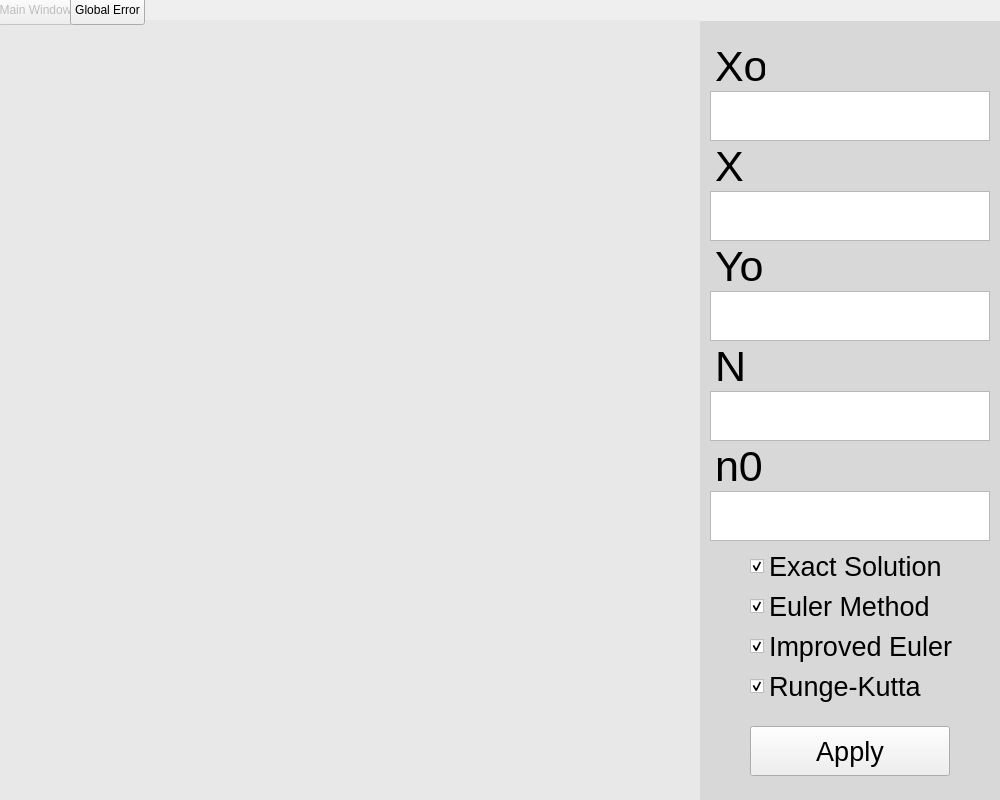
<?xml version="1.0" encoding="UTF-8"?>
<ui version="4.0">
 <class>MainWindow</class>
 <widget class="QMainWindow" name="MainWindow">
  <property name="geometry">
   <rect>
    <x>0</x>
    <y>0</y>
    <width>1000</width>
    <height>800</height>
   </rect>
  </property>
  <property name="sizePolicy">
   <sizepolicy hsizetype="Fixed" vsizetype="Fixed">
    <horstretch>0</horstretch>
    <verstretch>0</verstretch>
   </sizepolicy>
  </property>
  <property name="minimumSize">
   <size>
    <width>1000</width>
    <height>800</height>
   </size>
  </property>
  <property name="maximumSize">
   <size>
    <width>1000</width>
    <height>800</height>
   </size>
  </property>
  <property name="windowTitle">
   <string>DE-Computational Practicum</string>
  </property>
  <property name="styleSheet">
   <string notr="true"/>
  </property>
  <widget class="QWidget" name="centralwidget">
   <widget class="QLabel" name="settings_background">
    <property name="geometry">
     <rect>
      <x>700</x>
      <y>21</y>
      <width>300</width>
      <height>785</height>
     </rect>
    </property>
    <property name="styleSheet">
     <string notr="true">background-color: rgba(200, 200, 200, 150);</string>
    </property>
    <property name="text">
     <string/>
    </property>
   </widget>
   <widget class="QLabel" name="x0_lbl">
    <property name="geometry">
     <rect>
      <x>715</x>
      <y>41</y>
      <width>50</width>
      <height>50</height>
     </rect>
    </property>
    <property name="font">
     <font>
      <pointsize>32</pointsize>
      <weight>50</weight>
      <italic>false</italic>
      <bold>false</bold>
      <underline>false</underline>
     </font>
    </property>
    <property name="layoutDirection">
     <enum>Qt::LeftToRight</enum>
    </property>
    <property name="text">
     <string>Xo</string>
    </property>
    <property name="textFormat">
     <enum>Qt::PlainText</enum>
    </property>
    <property name="alignment">
     <set>Qt::AlignLeading|Qt::AlignLeft|Qt::AlignVCenter</set>
    </property>
   </widget>
   <widget class="QTextEdit" name="x0_txtbox">
    <property name="geometry">
     <rect>
      <x>710</x>
      <y>91</y>
      <width>280</width>
      <height>50</height>
     </rect>
    </property>
    <property name="font">
     <font>
      <pointsize>25</pointsize>
     </font>
    </property>
    <property name="styleSheet">
     <string notr="true"/>
    </property>
   </widget>
   <widget class="QTextEdit" name="x_txtbox">
    <property name="geometry">
     <rect>
      <x>710</x>
      <y>191</y>
      <width>280</width>
      <height>50</height>
     </rect>
    </property>
    <property name="font">
     <font>
      <pointsize>25</pointsize>
     </font>
    </property>
    <property name="styleSheet">
     <string notr="true"/>
    </property>
   </widget>
   <widget class="QLabel" name="x_lbl">
    <property name="geometry">
     <rect>
      <x>715</x>
      <y>141</y>
      <width>50</width>
      <height>50</height>
     </rect>
    </property>
    <property name="font">
     <font>
      <pointsize>32</pointsize>
      <weight>50</weight>
      <italic>false</italic>
      <bold>false</bold>
      <underline>false</underline>
     </font>
    </property>
    <property name="layoutDirection">
     <enum>Qt::LeftToRight</enum>
    </property>
    <property name="text">
     <string>X</string>
    </property>
    <property name="textFormat">
     <enum>Qt::PlainText</enum>
    </property>
    <property name="alignment">
     <set>Qt::AlignLeading|Qt::AlignLeft|Qt::AlignVCenter</set>
    </property>
   </widget>
   <widget class="QTextEdit" name="y0_txtbox">
    <property name="geometry">
     <rect>
      <x>710</x>
      <y>291</y>
      <width>280</width>
      <height>50</height>
     </rect>
    </property>
    <property name="font">
     <font>
      <pointsize>25</pointsize>
     </font>
    </property>
    <property name="styleSheet">
     <string notr="true"/>
    </property>
   </widget>
   <widget class="QTextEdit" name="n_txtbox">
    <property name="geometry">
     <rect>
      <x>710</x>
      <y>391</y>
      <width>280</width>
      <height>50</height>
     </rect>
    </property>
    <property name="font">
     <font>
      <pointsize>25</pointsize>
     </font>
    </property>
    <property name="styleSheet">
     <string notr="true"/>
    </property>
   </widget>
   <widget class="QLabel" name="y0_lbl">
    <property name="geometry">
     <rect>
      <x>715</x>
      <y>241</y>
      <width>50</width>
      <height>50</height>
     </rect>
    </property>
    <property name="font">
     <font>
      <pointsize>32</pointsize>
      <weight>50</weight>
      <italic>false</italic>
      <bold>false</bold>
      <underline>false</underline>
     </font>
    </property>
    <property name="layoutDirection">
     <enum>Qt::LeftToRight</enum>
    </property>
    <property name="text">
     <string>Yo</string>
    </property>
    <property name="textFormat">
     <enum>Qt::PlainText</enum>
    </property>
    <property name="alignment">
     <set>Qt::AlignLeading|Qt::AlignLeft|Qt::AlignVCenter</set>
    </property>
   </widget>
   <widget class="QLabel" name="n_lbl">
    <property name="geometry">
     <rect>
      <x>715</x>
      <y>341</y>
      <width>50</width>
      <height>50</height>
     </rect>
    </property>
    <property name="font">
     <font>
      <pointsize>32</pointsize>
      <weight>50</weight>
      <italic>false</italic>
      <bold>false</bold>
      <underline>false</underline>
     </font>
    </property>
    <property name="layoutDirection">
     <enum>Qt::LeftToRight</enum>
    </property>
    <property name="text">
     <string>N</string>
    </property>
    <property name="textFormat">
     <enum>Qt::PlainText</enum>
    </property>
    <property name="alignment">
     <set>Qt::AlignLeading|Qt::AlignLeft|Qt::AlignVCenter</set>
    </property>
   </widget>
   <widget class="QCheckBox" name="exact_checkBox">
    <property name="geometry">
     <rect>
      <x>750</x>
      <y>541</y>
      <width>191</width>
      <height>50</height>
     </rect>
    </property>
    <property name="font">
     <font>
      <pointsize>20</pointsize>
     </font>
    </property>
    <property name="text">
     <string>Exact Solution</string>
    </property>
    <property name="checked">
     <bool>true</bool>
    </property>
    <property name="tristate">
     <bool>false</bool>
    </property>
   </widget>
   <widget class="QCheckBox" name="euler_checkBox">
    <property name="geometry">
     <rect>
      <x>750</x>
      <y>581</y>
      <width>191</width>
      <height>50</height>
     </rect>
    </property>
    <property name="font">
     <font>
      <pointsize>20</pointsize>
     </font>
    </property>
    <property name="text">
     <string>Euler Method</string>
    </property>
    <property name="checked">
     <bool>true</bool>
    </property>
    <property name="tristate">
     <bool>false</bool>
    </property>
   </widget>
   <widget class="QCheckBox" name="improved_checkBox">
    <property name="geometry">
     <rect>
      <x>750</x>
      <y>621</y>
      <width>251</width>
      <height>50</height>
     </rect>
    </property>
    <property name="font">
     <font>
      <pointsize>20</pointsize>
     </font>
    </property>
    <property name="text">
     <string>Improved Euler </string>
    </property>
    <property name="checked">
     <bool>true</bool>
    </property>
    <property name="tristate">
     <bool>false</bool>
    </property>
   </widget>
   <widget class="QCheckBox" name="runge_checkBox">
    <property name="geometry">
     <rect>
      <x>750</x>
      <y>661</y>
      <width>191</width>
      <height>50</height>
     </rect>
    </property>
    <property name="font">
     <font>
      <pointsize>20</pointsize>
     </font>
    </property>
    <property name="text">
     <string>Runge-Kutta</string>
    </property>
    <property name="checked">
     <bool>true</bool>
    </property>
    <property name="tristate">
     <bool>false</bool>
    </property>
   </widget>
   <widget class="QPushButton" name="apply_btn">
    <property name="geometry">
     <rect>
      <x>750</x>
      <y>726</y>
      <width>200</width>
      <height>50</height>
     </rect>
    </property>
    <property name="font">
     <font>
      <pointsize>20</pointsize>
     </font>
    </property>
    <property name="text">
     <string>Apply</string>
    </property>
   </widget>
   <widget class="MplWidget" name="MplWidget" native="true">
    <property name="geometry">
     <rect>
      <x>0</x>
      <y>20</y>
      <width>700</width>
      <height>391</height>
     </rect>
    </property>
    <property name="styleSheet">
     <string notr="true">background-color: rgb(232, 232, 232);</string>
    </property>
   </widget>
   <widget class="QPushButton" name="to_main_window_btn">
    <property name="enabled">
     <bool>false</bool>
    </property>
    <property name="geometry">
     <rect>
      <x>-2</x>
      <y>-5</y>
      <width>75</width>
      <height>30</height>
     </rect>
    </property>
    <property name="styleSheet">
     <string notr="true"/>
    </property>
    <property name="text">
     <string>Main Window</string>
    </property>
    <property name="autoDefault">
     <bool>false</bool>
    </property>
    <property name="flat">
     <bool>false</bool>
    </property>
   </widget>
   <widget class="QPushButton" name="to_global_error_btn">
    <property name="geometry">
     <rect>
      <x>70</x>
      <y>-5</y>
      <width>75</width>
      <height>30</height>
     </rect>
    </property>
    <property name="text">
     <string>Global Error</string>
    </property>
    <property name="flat">
     <bool>false</bool>
    </property>
   </widget>
   <widget class="QLabel" name="n0_lbl">
    <property name="geometry">
     <rect>
      <x>715</x>
      <y>441</y>
      <width>50</width>
      <height>50</height>
     </rect>
    </property>
    <property name="font">
     <font>
      <pointsize>32</pointsize>
      <weight>50</weight>
      <italic>false</italic>
      <bold>false</bold>
      <underline>false</underline>
     </font>
    </property>
    <property name="layoutDirection">
     <enum>Qt::LeftToRight</enum>
    </property>
    <property name="text">
     <string>n0</string>
    </property>
    <property name="textFormat">
     <enum>Qt::PlainText</enum>
    </property>
    <property name="alignment">
     <set>Qt::AlignLeading|Qt::AlignLeft|Qt::AlignVCenter</set>
    </property>
   </widget>
   <widget class="QTextEdit" name="n0_txtbox">
    <property name="geometry">
     <rect>
      <x>710</x>
      <y>491</y>
      <width>280</width>
      <height>50</height>
     </rect>
    </property>
    <property name="font">
     <font>
      <pointsize>25</pointsize>
     </font>
    </property>
    <property name="styleSheet">
     <string notr="true"/>
    </property>
   </widget>
   <widget class="MplWidget" name="MplWidget_2" native="true">
    <property name="geometry">
     <rect>
      <x>0</x>
      <y>410</y>
      <width>700</width>
      <height>391</height>
     </rect>
    </property>
    <property name="styleSheet">
     <string notr="true">background-color: rgb(232, 232, 232);</string>
    </property>
   </widget>
  </widget>
 </widget>
 <customwidgets>
  <customwidget>
   <class>MplWidget</class>
   <extends>QWidget</extends>
   <header>mplwidget.h</header>
   <container>1</container>
  </customwidget>
 </customwidgets>
 <resources/>
 <connections/>
</ui>
